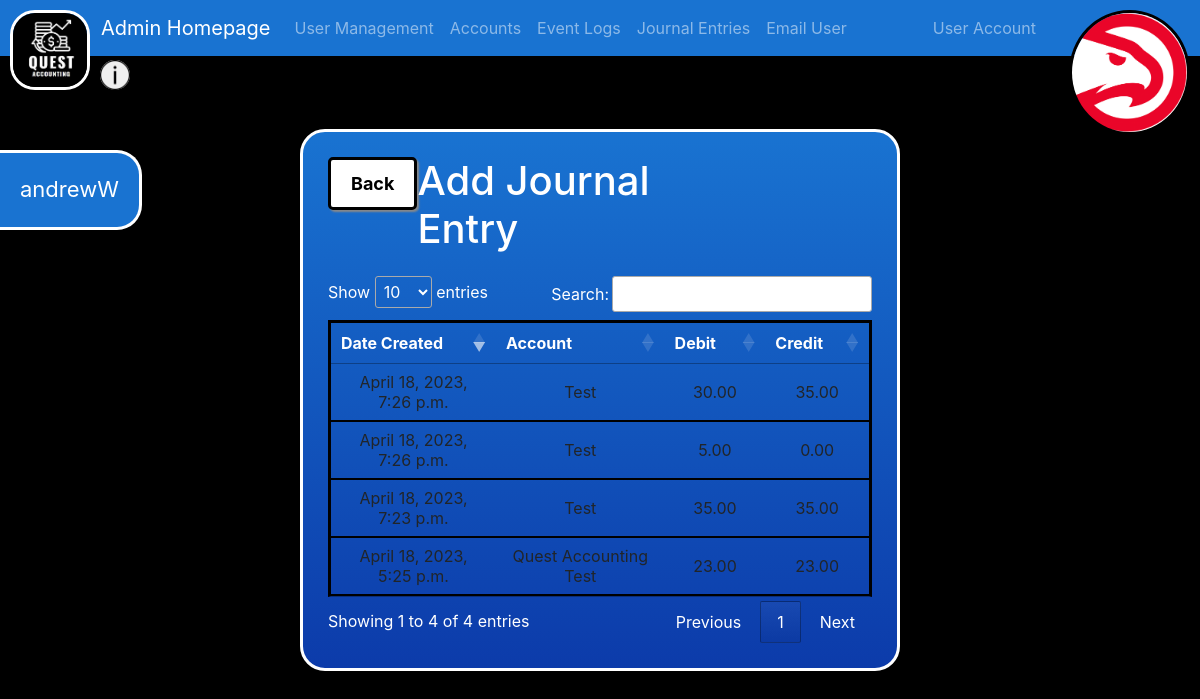
/journals/view (signed in), run on the app's committed database.
### QuestAccounting/models.py (models this page shows, shortened)
class UserProfile(models.Model):
    user = models.OneToOneField(User, on_delete=models.CASCADE)
    profile_pic = models.ImageField(upload_to='profile_pics', default = 'profile_pics/wp4013910.jpg')

class JournalEntriesModel(models.Model):
    date = models.DateTimeField(auto_now_add=True)
    account_name = models.ForeignKey(AccountModel, on_delete=models.CASCADE)
    debit = models.DecimalField(max_digits=20, decimal_places=2, blank=True, null=True)
    credit = models.DecimalField(max_digits=20, decimal_places=2, blank=True, null=True)
    status = models.CharField(max_length=10, choices=status_options, blank=True, default='approved')

class AccountModel(models.Model):
    account_name = models.CharField(max_length=30, unique=True)
    account_number = models.CharField(max_length=10, unique=True, validators=[RegexValidator(r'^\d{1,10}$', 'Enter a valid number.')])
    account_description = models.CharField(max_length=150)
    normal_side = models.CharField(max_length=6)
    account_category = models.CharField(max_length=20)
    account_subcategory = models.CharField(max_length=20)
    initial_balance = models.DecimalField(max_digits=20, decimal_places=2)
    debit = models.DecimalField(max_digits=20, decimal_places=2)
    credit = models.DecimalField(max_digits=20, decimal_places=2)
    balance = models.DecimalField(max_digits=20, decimal_places=2, blank=True, null=True)
    created_at = models.DateTimeField(auto_now_add=True)
    user_id = models.ForeignKey(User, on_delete=models.PROTECT)
    order = models.CharField(max_length=2)
    statement = models.CharField(max_length=2)
    comment = models.TextField(blank=True)
    activated = models.BooleanField()
    def __str__(self):
        return self.account_name

### QuestAccounting/views.py (the view)
# urls.py: path('journals/view', views.view_journal_entries, name = "view_journal_entries"),
@login_required
def view_journal_entries(request):
    user = request.user
    journal_entries = JournalEntriesModel.objects.all()
    total_credit = JournalEntriesModel.objects.aggregate(Sum('credit'))['credit__sum']
    total_debit = JournalEntriesModel.objects.aggregate(Sum('debit'))['debit__sum']
    if total_credit == total_debit:
        doTheyMatch = True
    else:
        doTheyMatch = False
    context = {'user': user,
               'journal_entries': journal_entries,
               'doTheyMatch': doTheyMatch,
               'total_credit': total_credit,
               'total_debit': total_debit,
               'is_superuser': request.user.is_superuser,
               'groups': request.user.groups.values_list('name', flat=True)
               }
    return render(request, "QuestAccounting/journalentries/view_journal_entries.html", context)

### QuestAccounting/context_processors.py (called while the page is built)
def add_user_context(request):
    return {'user': request.user}

### QuestAccounting-carmelo/QuestAccounting/templates/QuestAccounting/journalentries/view_journal_entries.html (shortened to what this page needs)
{% extends 'QuestAccounting/navbar_styling.html' %}
{% block content %}
<head>
    <link rel="stylesheet" type="text/css" href="https://cdn.datatables.net/1.10.24/css/jquery.dataTables.min.css">
</head>
<div class="form-center">
  <div class = top>
    <div class = back-button>
      <button type = "button" class = buttons onclick = "location.href = '{% url 'journal_entries' %}'">Back</button>
    </div>
    <div class = title>
      <h1>Add Journal Entry</h1>
    </div>
  </div>
    <table id="journal-entries">
        <thead>
          <tr>
            <th class= "text">Date Created</th>
            <th class= "text">Account</th>
            <th class= "numbers">Debit</th>
            <th class= "numbers">Credit</th>
          </tr>
        </thead>
        <tbody>
          {% for entry in journal_entries %}
          <tr>
            <td class= "text" >{{ entry.date }}</td>
            <td class= "text" >{{ entry.account_name }}</td>
            <td class= "numbers" >{{ entry.debit }}</td>
            <td class= "numbers" >{{ entry.credit }}</td>
          </tr>
          {% endfor %}
        </tbody>
      </table>
</div>
{% endblock %}

### QuestAccounting-carmelo/QuestAccounting/templates/QuestAccounting/navbar.html (shortened to what this page needs)
<html>
{% load static %}
    <head>
        <link rel="stylesheet" href="https://cdn.jsdelivr.net/npm/bootstrap@4.3.1/dist/css/bootstrap.min.css">
        <link rel="stylesheet" href="//code.jquery.com/ui/1.12.1/themes/base/jquery-ui.css">
    </head>
    <body>
      <nav class="navbar navbar-expand-lg navbar-dark">
        <div class="container-fluid">
                {% block navbar_brand %}<a class="navbar-brand" href="{% url 'admin' %}">Quest Accounting</a>{% endblock %}
            <div class="collapse navbar-collapse" id="navbarNav">
                <ul class="navbar-nav">
                    {% block nav_items %}
                    {% endblock %}
                </ul>
                <ul class="navbar-nav ml-auto" {% block nav_user_account %} style = "margin-right: 125px;" {% endblock %}>
                    <li class="nav-item">
                        <a class="nav-link" href="{% url 'account' %}">User Account</a>
                    </li>
                </ul>
            </div>
        </div>
    </nav>
    <button class="help-button" onclick = "location.href = '{% url 'help' %}'"></button>
    <div class='username'>
        <p>{{ user.username }}<p>
    </div>
    {% if user.userprofile.profile_pic %}
        <img src="{{ user.userprofile.profile_pic.url }}" class="profile-picture-navbar" alt="{{ user.username }}'s profile picture">
    {% else %}
        <img src="{{ '../media/profile_pics/profilepicture.png' }}" class="profile-picture-navbar" alt="default profile picture">
    {% endif %}
    <img src="{% static 'images/logo.jpeg' %}" class= "navbar-logo" alt="Logo">
    <html>
        {% block content %}{% endblock %}
    </body>
</html>

### QuestAccounting-carmelo/QuestAccounting/templates/QuestAccounting/journalentries/view_journal_entries.html (style rules this page uses)
.form-center { position: fixed; top: 50%; left: 50%; display: flex; justify-content: center; transform: translate(-50%, -50%); flex-direction: column; align-items: center; background-image: linear-gradient(to bottom,#1973D1, #0C3BAA); border-radius: 25px; padding: 25px; border: 3px solid #ffffff; color: #ffffff; }
table { margin-top: 15px; border-collapse: collapse; border: 3px solid black; width: auto; text-align: center; }
th { border-bottom: 3px solid black; }
td { border-bottom: 2px solid black; background-color: transparent; }
thead { background-color: transparent; color: white; }
.text { width: 200px; }
.numbers { width: 100px; }
.buttons { background-color: #ffffff; color: #000000; border-radius: 5px; padding: 10px 20px; margin-bottom: 20px; text-align: center; border: 3px solid #000000; display: block; margin:0 auto; font-size: 18px; font-weight: bold; box-shadow: 2px 2px 2px #888888; float: right; }
.top { display: flex; justify-content: space-between; width: 100%; margin-bottom: 15px; }
.title { margin-right: 30%; }

### data on the page
JournalEntriesModel: date "April 18, 2023, 5:25 p.m.", account_name "Quest Accounting Test", debit "23.00", credit "23.00"
JournalEntriesModel: date "April 18, 2023, 7:23 p.m.", account_name "Test", debit "35.00", credit "35.00"
JournalEntriesModel: date "April 18, 2023, 7:26 p.m.", account_name "Test", debit "30.00", credit "35.00"
JournalEntriesModel: date "April 18, 2023, 7:26 p.m.", account_name "Test", debit "5.00", credit "0.00"

### other printed values
{{ user.username }} "andrewW"
